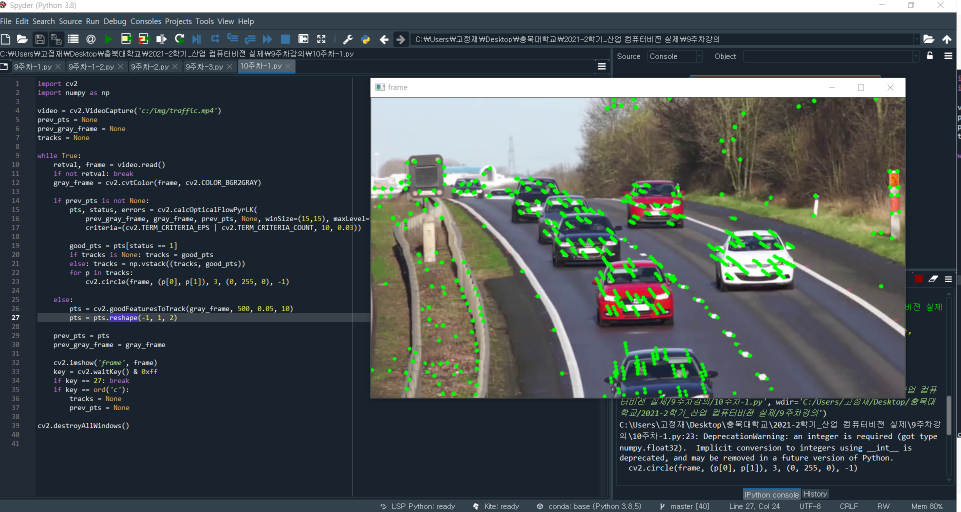
#> input picture projects/2021-2학기_산업 컴퓨터비전 실제/실습 자료/10주차/실습1.png, 1922 x 1023 px, given in place of traffic.mp4, which was not available (shown at 1/2 size)
$ python '10주차-2.py'
#> lines starting #> are read from the running program, lines starting #| are printed output that depends on the picture; pictures that were not available may be replaced by others from this repository, and a replacement may not be noted
import cv2
import numpy as np

def display_flow(img, flow, stride=40):
    for index in np.ndindex(flow[::stride, ::stride].shape[:2]):
        pt1 = tuple(i*stride for i in index)
        delta = flow[pt1].astype(np.int32)[::-1]
        pt2 = tuple(pt1 + 10*delta)
        if 2 <= cv2.norm(delta) <= 10:
            cv2.arrowedLine(img, pt1[::-1], pt2[::-1], (0, 0, 255), 5, cv2.LINE_AA, 0, 0.4)

    norm_opt_flow = np.linalg.norm(flow, axis=2)
    norm_opt_flow = cv2.normalize(norm_opt_flow, None, 0, 1, cv2.NORM_MINMAX)

    cv2.imshow('optical flow', img)
    cv2.imshow('optical flow magnitude', norm_opt_flow)
    k = cv2.waitKey(1)

    if k == 27:
        return 1
    else:
        return 0

cap = cv2.VideoCapture("c:/img/traffic.mp4")
_, prev_frame = cap.read()
#> prev_frame is the input picture: shape (1023, 1922, 3); mean B, G, R 80.9, 79, 70.9

prev_frame = cv2.cvtColor(prev_frame, cv2.COLOR_BGR2GRAY)
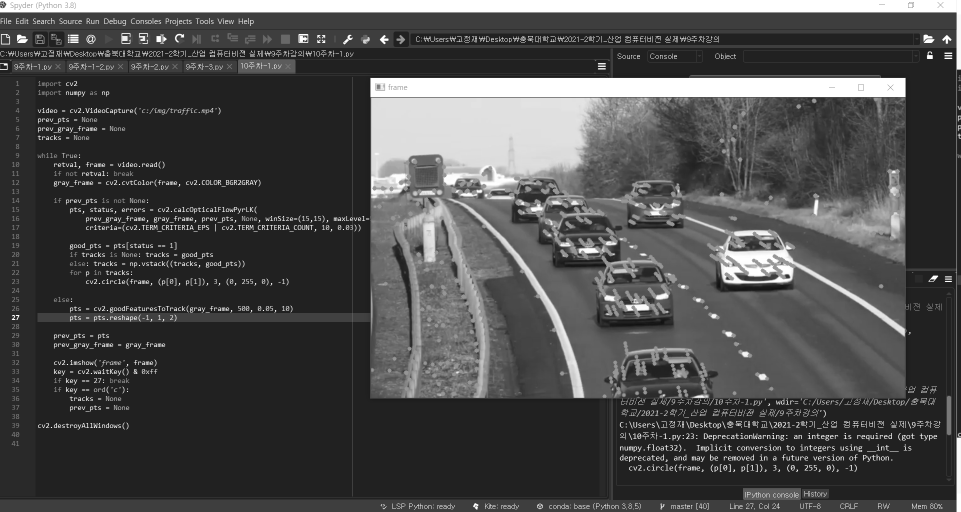
#> prev_frame: shape (1023, 1922) (shown at 1/2 size); min 16, max 255, mean 76.7
prev_frame = cv2.resize(prev_frame, (0,0), None, 0.5, 0.5)
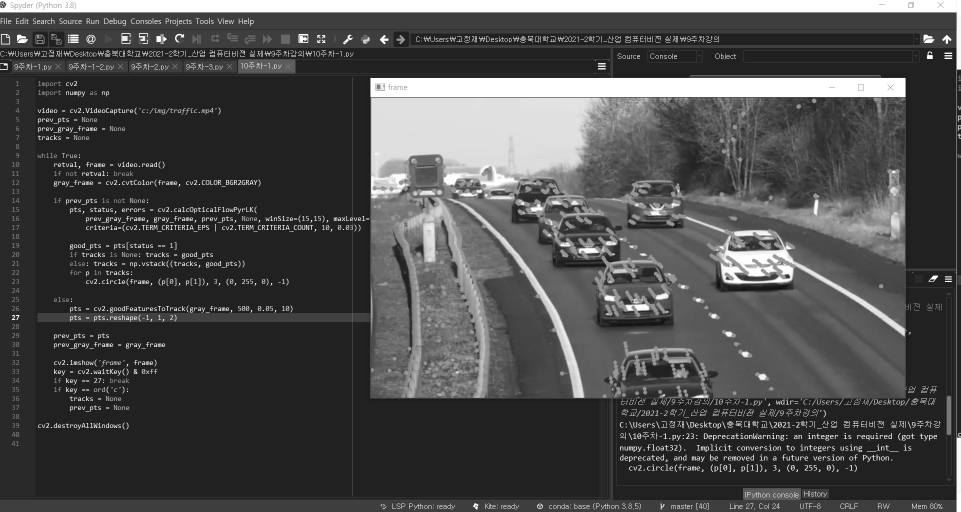
#> prev_frame: shape (512, 961); min 17, max 255, mean 76.8
init_flow = True


while True:
    status_cap, frame = cap.read()
    frame = cv2.resize(frame, (0,0), None, 0.5, 0.5)
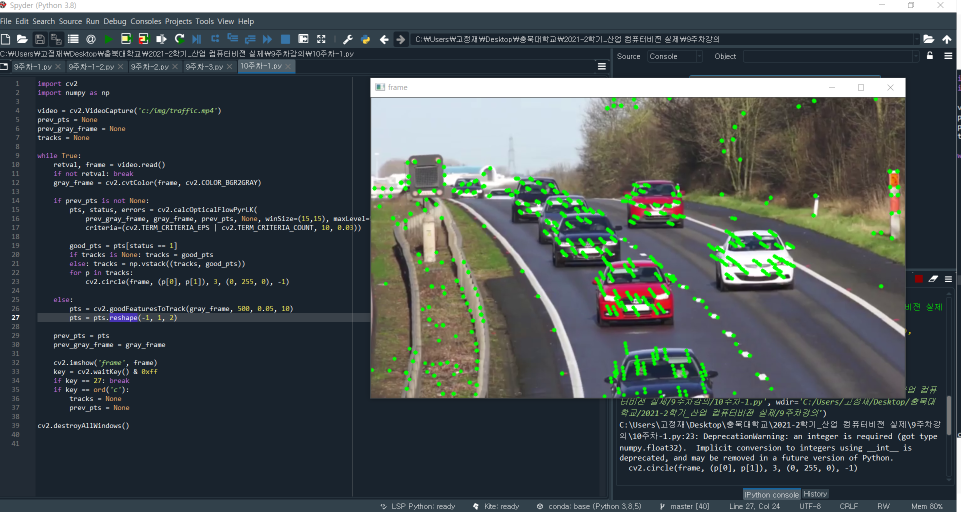
#> frame: shape (512, 961, 3); mean B, G, R 81, 79, 70.9
    if not status_cap:
        break
    gray = cv2.cvtColor(frame, cv2.COLOR_BGR2GRAY)

    if init_flow:
        opt_flow = cv2.calcOpticalFlowFarneback(
            prev_frame, gray, None, 0.5, 5, 13, 10, 5, 1.1, cv2.OPTFLOW_FARNEBACK_GAUSSIAN)
        init_flow = False
    else:
        opt_flow = cv2.calcOpticalFlowFarneback(
            prev_frame, gray, opt_flow, 0.5, 5, 13, 10, 5, 1.1, cv2.OPTFLOW_USE_INITIAL_FLOW)

    prev_frame = np.copy(gray)

    if display_flow(frame, opt_flow):
#> the loop in display_flow, `for index in np.ndindex(flow[::stride, ::stride].shape[:2]):` made 325 passes
#> pt2 on passes 1 to 3: (0, 0), (0, 40), (0, 80)
#> in display_flow, `norm_opt_flow = np.linalg.norm(flow, axis=2)`:
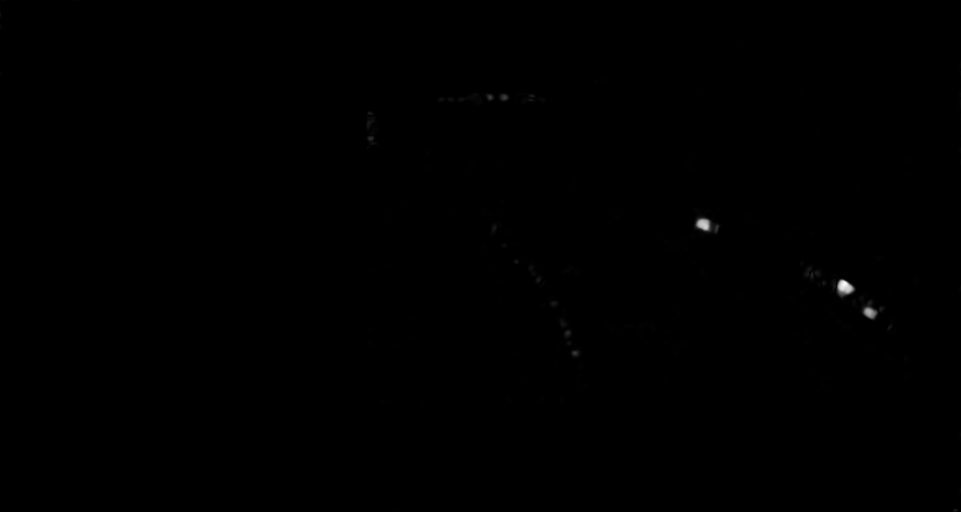
#> norm_opt_flow: shape (512, 961) float32; min 0, max 10.81, mean 0.0134; drawn with min black and max white
#> (key Esc is pressed here)
        break;
cv2.destroyAllWindows()

$ run again, on projects/2021-2학기_산업 컴퓨터비전 실제/실습 자료/10주차/실습2.png
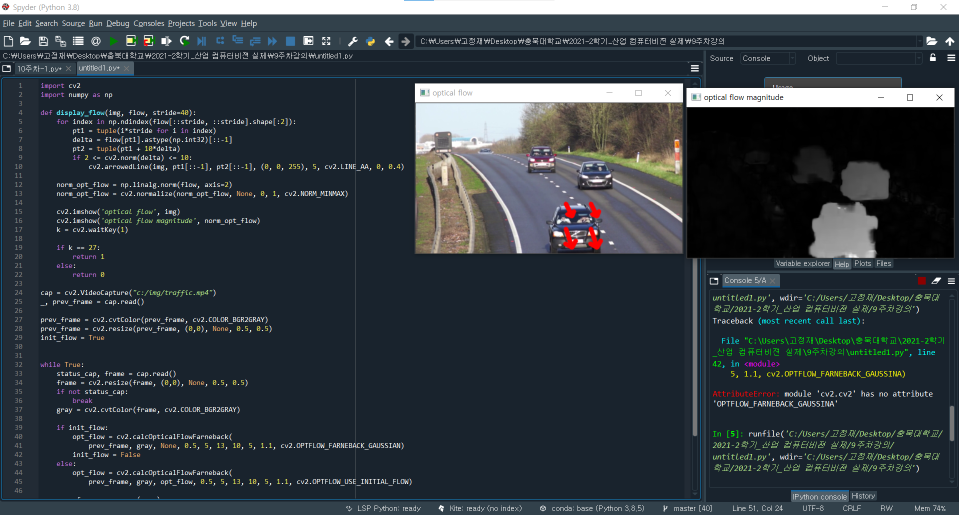
#> input picture projects/2021-2학기_산업 컴퓨터비전 실제/실습 자료/10주차/실습2.png, 1917 x 1029 px, given in place of traffic.mp4, which was not available (shown at 1/2 size)
#> prev_frame is the input picture: shape (1029, 1917, 3); mean B, G, R 66.6, 60, 51.8
#> `frame = cv2.resize(frame, (0,0), None, 0.5, 0.5)`:
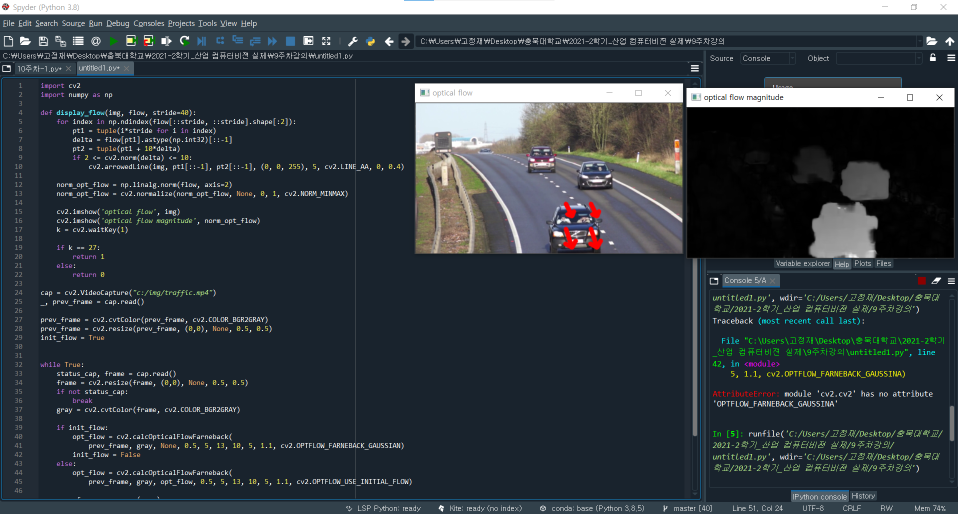
#> frame: shape (514, 958, 3); mean B, G, R 66.6, 60, 51.9
#> the loop in display_flow, `for index in np.ndindex(flow[::stride, ::stride].shape[:2]):` made 312 passes
#> pt2 on passes 1 to 3: (0, 0), (0, 40), (0, 80)
#> in display_flow, `norm_opt_flow = np.linalg.norm(flow, axis=2)`:
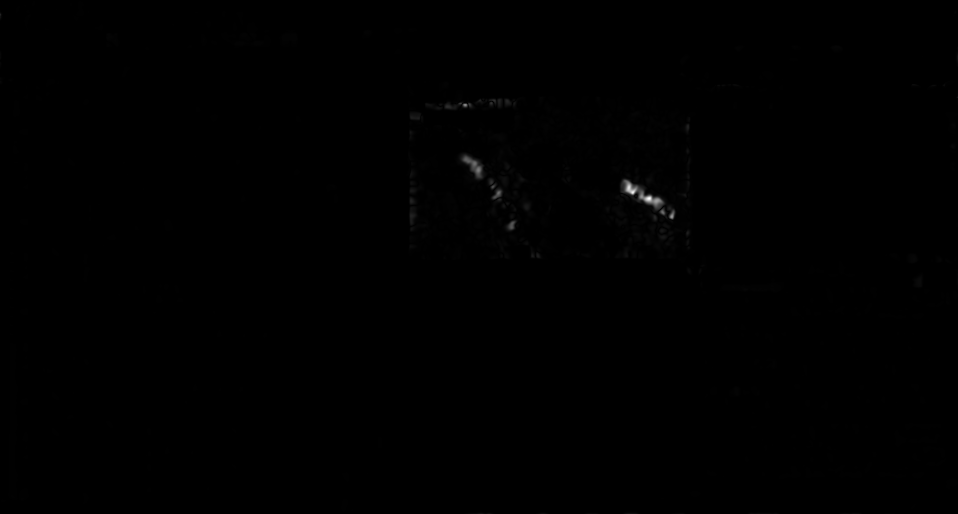
#> norm_opt_flow: shape (514, 958) float32; min 0, max 2.55, mean 0.00517; drawn with min black and max white

$ run again, on projects/2021-2학기_산업 컴퓨터비전 실제/실습 자료/10주차/실습3.png
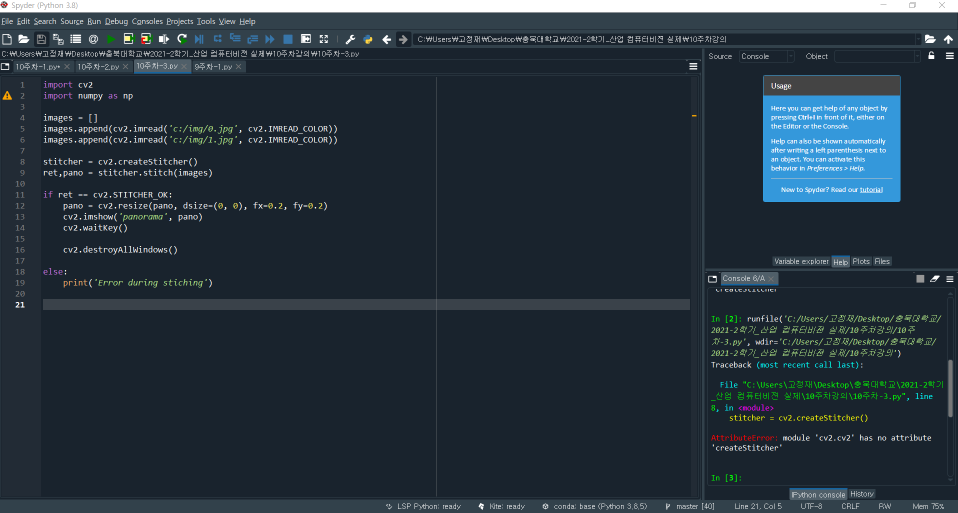
#> input picture projects/2021-2학기_산업 컴퓨터비전 실제/실습 자료/10주차/실습3.png, 1916 x 1026 px, given in place of traffic.mp4, which was not available (shown at 1/2 size)
#> prev_frame is the input picture: shape (1026, 1916, 3); mean B, G, R 62.2, 51.9, 39
#> `prev_frame = cv2.resize(prev_frame, (0,0), None, 0.5, 0.5)`:
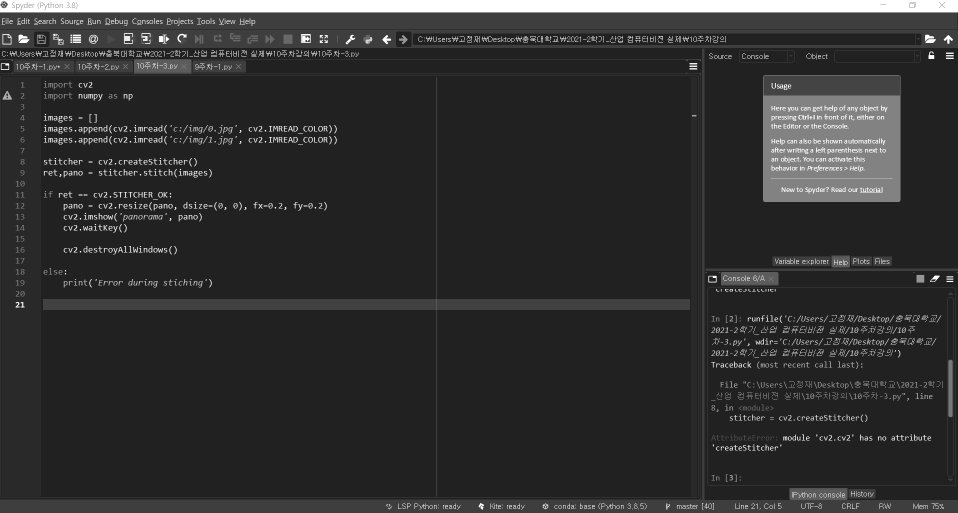
#> prev_frame: shape (513, 958); min 29, max 255, mean 49.2
#> `frame = cv2.resize(frame, (0,0), None, 0.5, 0.5)`:
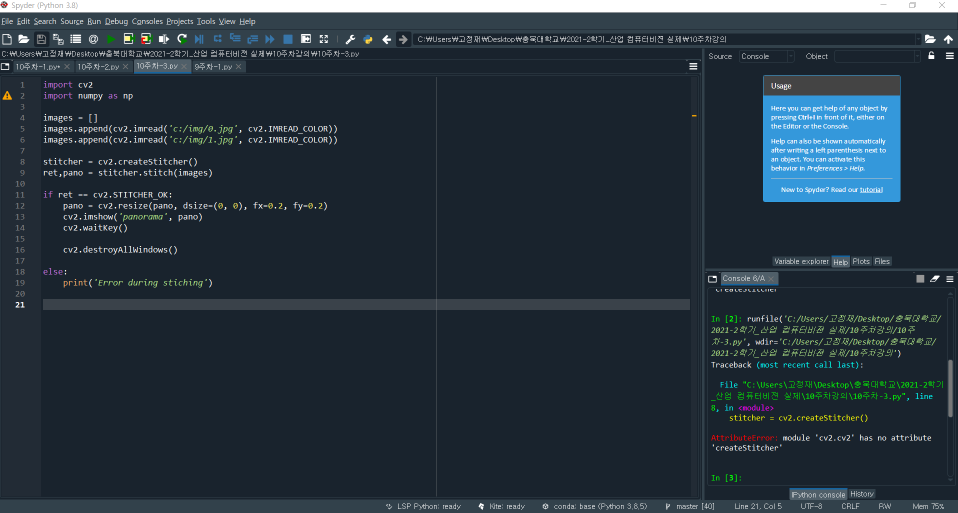
#> frame: shape (513, 958, 3); mean B, G, R 62.2, 51.9, 39
#> the loop in display_flow, `for index in np.ndindex(flow[::stride, ::stride].shape[:2]):` made 312 passes
#> pt2 on passes 1 to 3: (0, 0), (0, 40), (0, 80)
